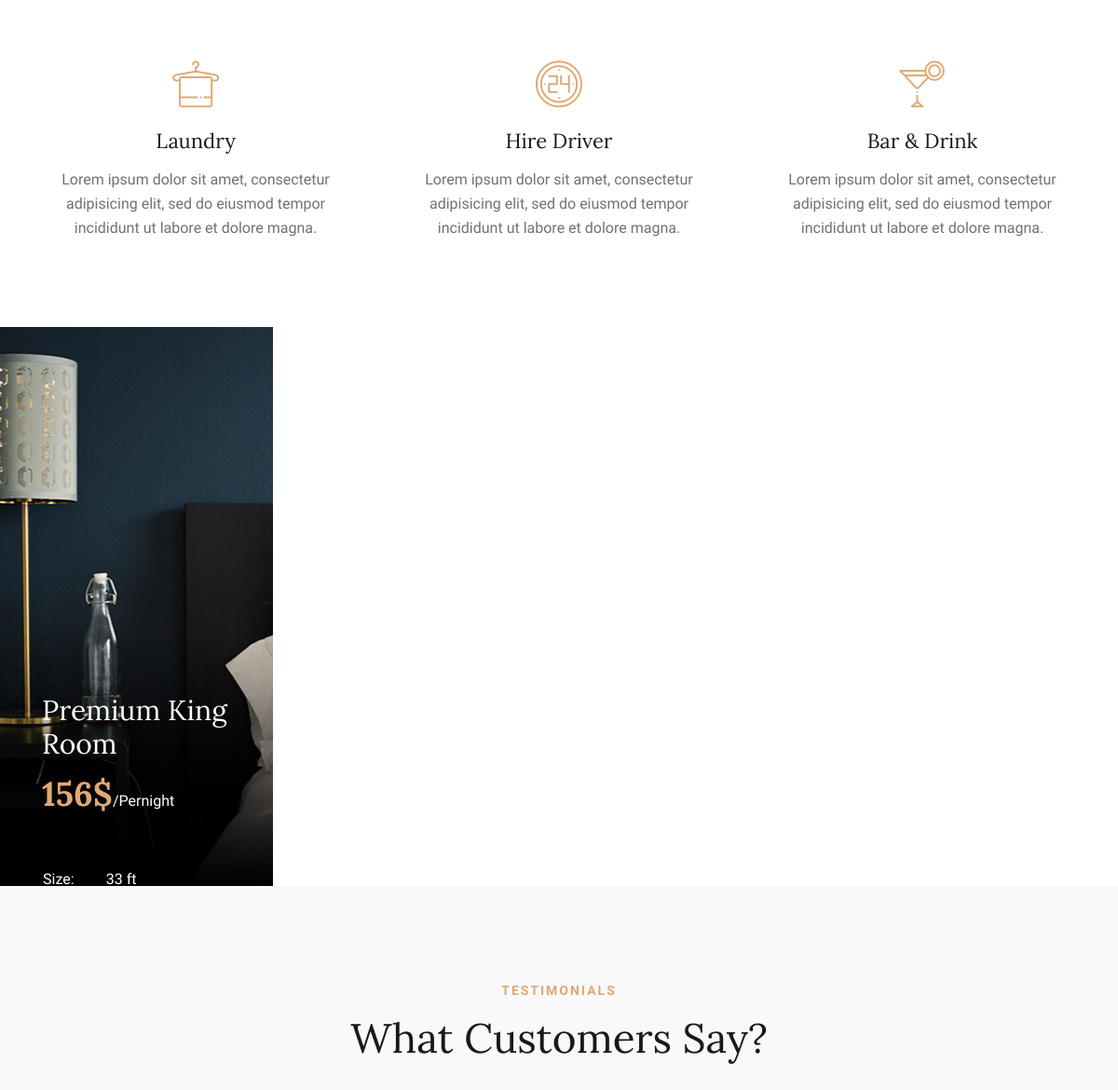
Before: / (middle part) with the older database file.
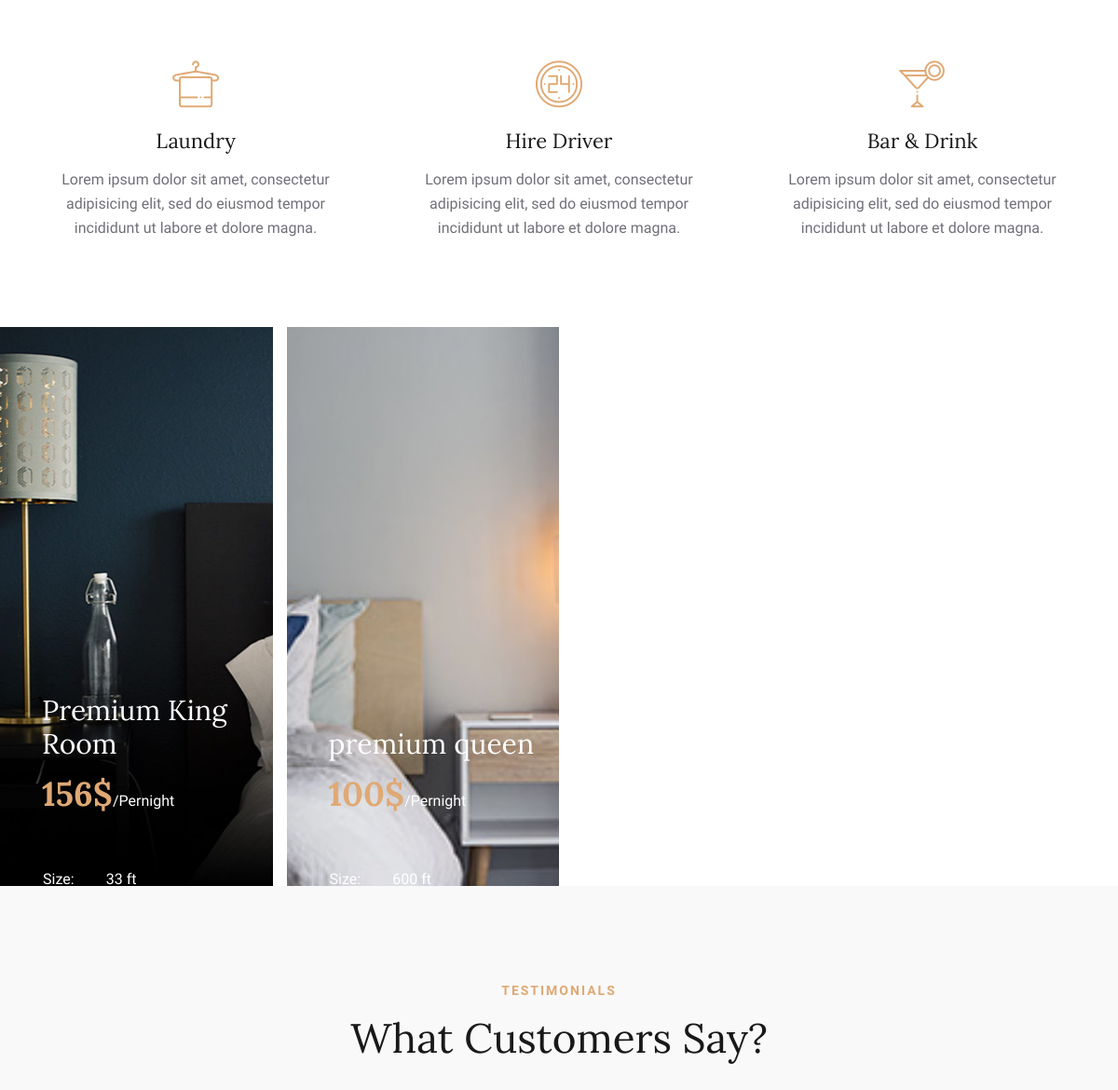
After: the same page with the newer database file.
### app_hotel/models.py (models this page shows, shortened)
class Room_Blog_Absact(models.Model):
    choice = (
            ('publised',  'PUBLISHED'),
             ( 'draft', 'DRAFT')
              )
    title = models.CharField(max_length=100)
    image = models.ImageField(upload_to='images/')
    slug = models.SlugField(blank=True, max_length=100, unique=True)
    description = models.TextField( )
    published = models.DateTimeField(default=timezone.now)
    created = models.DateTimeField(auto_now_add =True)
    updated = models.DateTimeField(auto_now =True)
    status = models.CharField(choices= choice, max_length=50)
    services = TaggableManager() # user tag pip install django-taggit
    user = models.ForeignKey(User, on_delete=models.CASCADE)
    class Meta:
        ordering = ['title','published','status','image']

class Room(Room_Blog_Absact):
    price = models.IntegerField()
    size = models.IntegerField()
    capacity = models.IntegerField()
    bed = models.CharField(max_length=100,blank=True,null=True)
    class Meta:
        model: Room_Blog_Absact
        ordering = ('title','price','size','capacity','bed','published','status','image')

class Room_Blog_Absact(models.Model):
    choice = (
            ('publised',  'PUBLISHED'),
             ( 'draft', 'DRAFT')
              )
    title = models.CharField(max_length=100)
    image = models.ImageField(upload_to='images/')
    slug = models.SlugField(blank=True, max_length=100, unique=True)
    description = models.TextField( )
    published = models.DateTimeField(default=timezone.now)
    created = models.DateTimeField(auto_now_add =True)
    updated = models.DateTimeField(auto_now =True)
    status = models.CharField(choices= choice, max_length=50)
    services = TaggableManager() # user tag pip install django-taggit
    user = models.ForeignKey(User, on_delete=models.CASCADE)
    class Meta:
        ordering = ['title','published','status','image']

### app_hotel/views.py (the view)
# urls.py: path('', HomePageView.as_view(), name='home'),
class HomePageView(TemplateView):
    template_name = "hotel/index.html"
    def get_context_data(self, **kwargs):
        context = super().get_context_data(**kwargs)
        context['latest_rooms'] = Room.objects.all()[:5]
        return context

### app_hotel/templates/hotel/index.html (shortened to what this page needs)
{% extends 'partials/layout/base.html' %}
{% load static %}
{% block content %}
    <section class="services-section spad">
        <div class="container">
            <div class="row">
                <div class="col-lg-4 col-sm-6">
                    <div class="service-item">
                    </div>
                </div>
                <div class="col-lg-4 col-sm-6">
                    <div class="service-item">
                    </div>
                </div>
                <div class="col-lg-4 col-sm-6">
                    <div class="service-item">
                    </div>
                </div>
                <div class="col-lg-4 col-sm-6">
                    <div class="service-item">
                        <i class="flaticon-024-towel"></i>
                        <h4>Laundry</h4>
                        <p>Lorem ipsum dolor sit amet, consectetur adipisicing elit, sed do eiusmod tempor incididunt ut
                            labore et dolore magna.</p>
                    </div>
                </div>
                <div class="col-lg-4 col-sm-6">
                    <div class="service-item">
                        <i class="flaticon-044-clock-1"></i>
                        <h4>Hire Driver</h4>
                        <p>Lorem ipsum dolor sit amet, consectetur adipisicing elit, sed do eiusmod tempor incididunt ut
                            labore et dolore magna.</p>
                    </div>
                </div>
                <div class="col-lg-4 col-sm-6">
                    <div class="service-item">
                        <i class="flaticon-012-cocktail"></i>
                        <h4>Bar & Drink</h4>
                        <p>Lorem ipsum dolor sit amet, consectetur adipisicing elit, sed do eiusmod tempor incididunt ut
                            labore et dolore magna.</p>
                    </div>
                </div>
            </div>
        </div>
    </section>
    <section class="hp-room-section">
        <div class="container-fluid">
            <div class="hp-room-items">
                <div class="row">
                    {% for room in latest_rooms %}
                    <div class="col-lg-3 col-md-6">
                        <div class="hp-room-item set-bg" data-setbg="{{room.image.url}}">
                            <div class="hr-text">
                                <h3>{{ room.title }}</h3>
                                <h2>{{room.price}}$<span>/Pernight</span></h2>
                                <table>
                                    <tbody>
                                        <tr>
                                            <td class="r-o">Size:</td>
                                            <td>{{room.size}} ft</td>
                                        </tr>
                                    </tbody>
                                </table>
                            </div>
                        </div>
                    </div>
                    {% endfor %}
                </div>
            </div>
        </div>
    </section>
    <section class="testimonial-section spad">
        <div class="container">
            <div class="row">
                <div class="col-lg-12">
                    <div class="section-title">
                        <span>Testimonials</span>
                        <h2>What Customers Say?</h2>
                    </div>
                </div>
            </div>
        </div>
    </section>
{% endblock content %}

Changed rows visible on the page:
added Room: shows a picture, title "premium queen", price "100", size "600"
